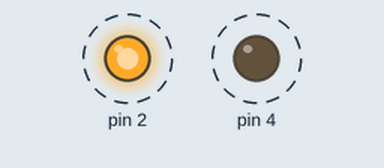
Recording of a sketch running on a simulated Arduino Uno, built with avr-gcc and run on an emulated ATmega328P. Shown: output pins drawn as LEDs (lit = HIGH). Dashed ring = blinking.

Above: at 0.2 s.
Timing chart, 0 to 3.0 s (numbered marks = the images above):
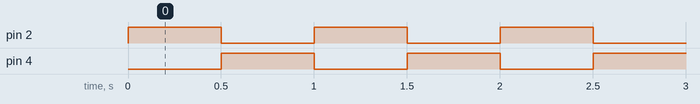

Measured:
- by itself, pin 2, pin 4: alternates HIGH for 0.50 s and LOW for 0.50 s
- by itself, everything shown: repeats every 1.0 s, in 3 steps

The sketch:

job8.ino
```cpp
void setup()
{
	pinMode(2, OUTPUT);
  pinMode(4, OUTPUT);

}

void loop()
{
  digitalWrite(2, HIGH);
  delay(500);
  digitalWrite(2, LOW);
  digitalWrite(4, HIGH);
  delay(500);
  digitalWrite(4, LOW);
}
```
